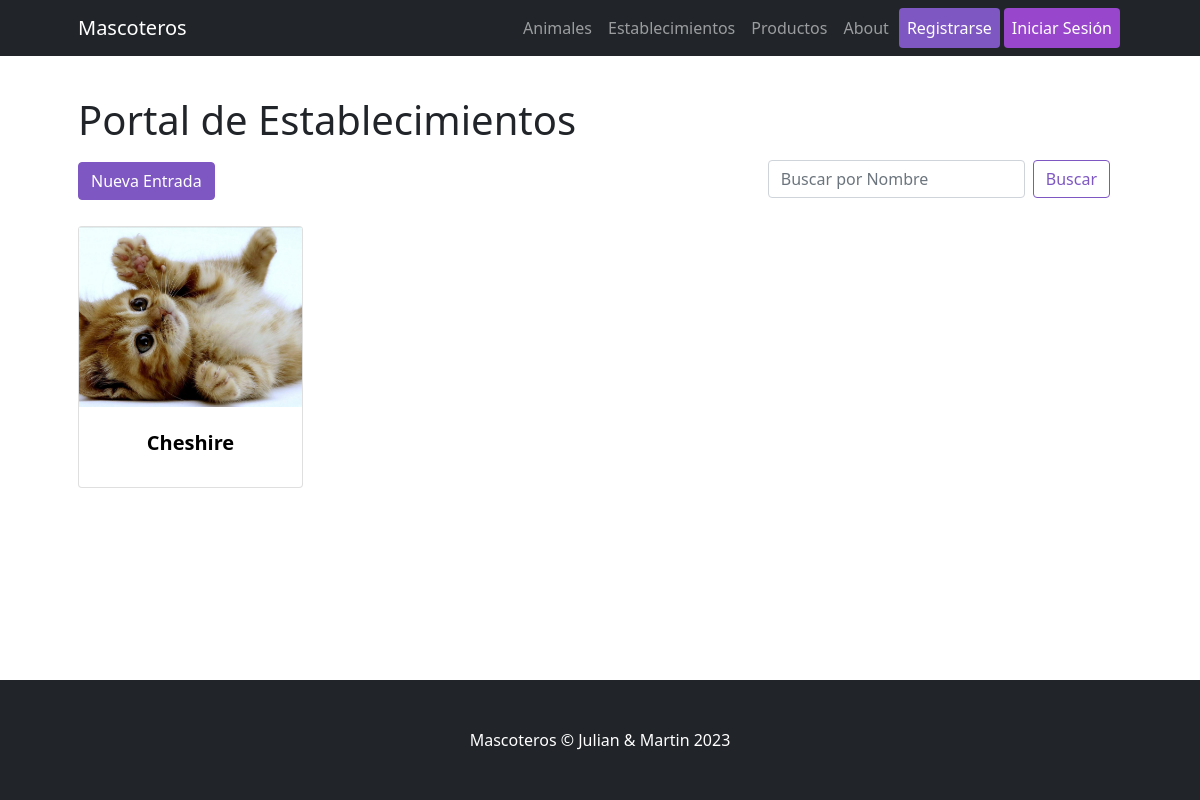
The app's page /Mascoteros/establecimiento/list/, older data.
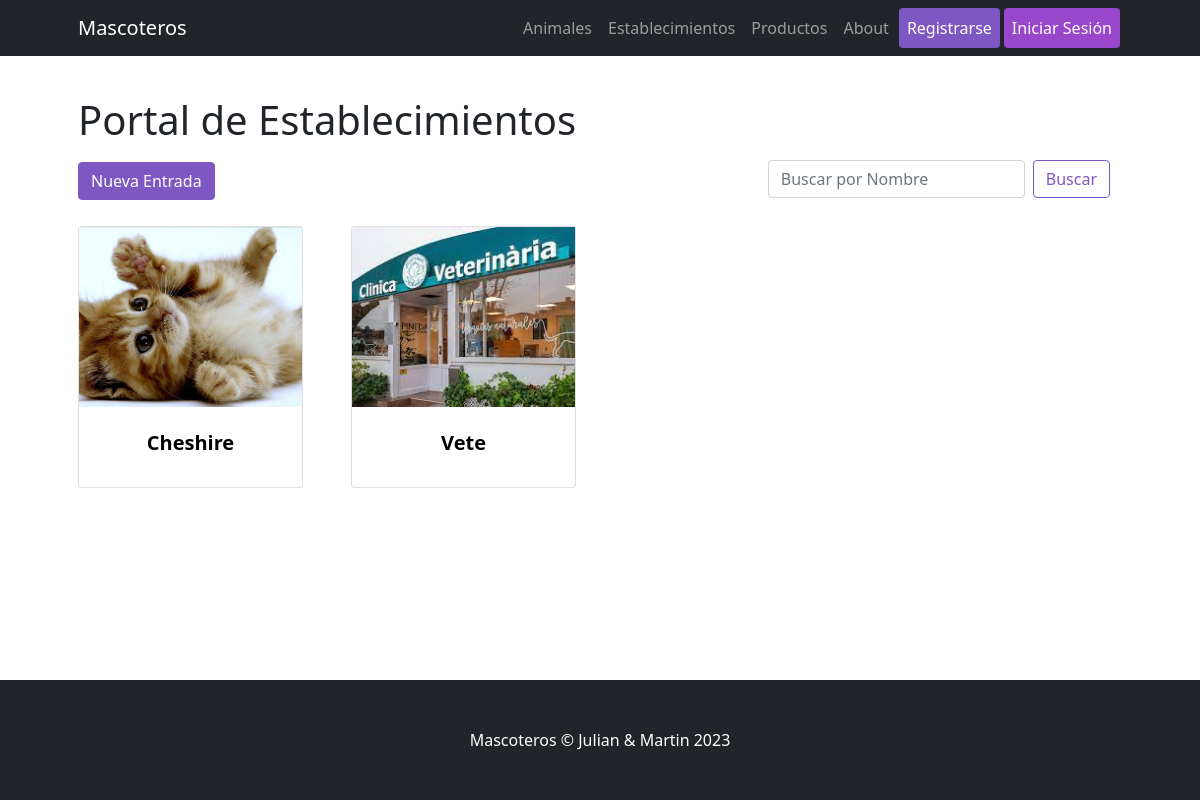
The same page, newer data.
### Mascoteros/models.py (models this page shows)
class Establecimiento (models.Model):
    nombre      = models.CharField(max_length=64)
    direccion   = models.CharField(max_length=255)
    horario     = models.CharField(max_length=64)
    imagen      = models.ImageField(upload_to='images_establecimientos')
    descripcion = models.CharField(max_length=500)
    pagina_web  = models.CharField(max_length=255)

### Mascoteros/views.py (the view)
# urls.py: path("establecimiento/list/", ListaEstablecimiento.as_view(), name="EstablecimientosLista"),
class ListaEstablecimiento(ListView):
    model = Establecimiento
    template_name = "Mascoteros/establecimiento/establecimiento_list.html"

### Mascoteros/templates/Mascoteros/establecimiento/establecimiento_list.html (shortened to what this page needs)
{% extends "Mascoteros/parent.html" %}
{% load static %}
{% block contenidoDinamico %}
<h1 class="card-title">Portal de Establecimientos </h1>
<a href="{% url 'EstablecimientosCrear' %}" class="btn btn-dark active float-right" role="button" aria-pressed="true">Nueva Entrada</a>
<nav class="navbar navbar-light  float-end">
    <div class="container-fluid">
      <form action="/Mascoteros/resultadoEstablecimientos/" class="d-flex" method="GET">
        <input type="text" name="nombre" class="form-control me-2" placeholder="Buscar por Nombre">
        <button class="btn btn-outline-success" type="submit">Buscar</button>
      </form>
    </div>
</nav>
<div class="row gx-4 gx-lg-5 row-cols-2 row-cols-md-3 row-cols-xl-4 justify-content-left">
    {% for establecimiento in object_list %}
    <div class="col mb-5">
        <a href="{% url 'EstablecimientosDetalle' establecimiento.id %}">
            <div class="card h-100">
                <img class="card-img-top-list" src="{{establecimiento.imagen.url}}" alt="..." />
                <div class="card-body p-4">
                    <div class="text-center">
                        <h5 class="fw-bolder">{{establecimiento.nombre}}</h5>
                    </div>
                </div>
            </div>
        </a>
    </div>
    {% endfor %}
</div>
{% endblock %}

Row changes from the older to the newer data that the page shows:
added Establecimiento: imagen (picture), nombre "Vete"
